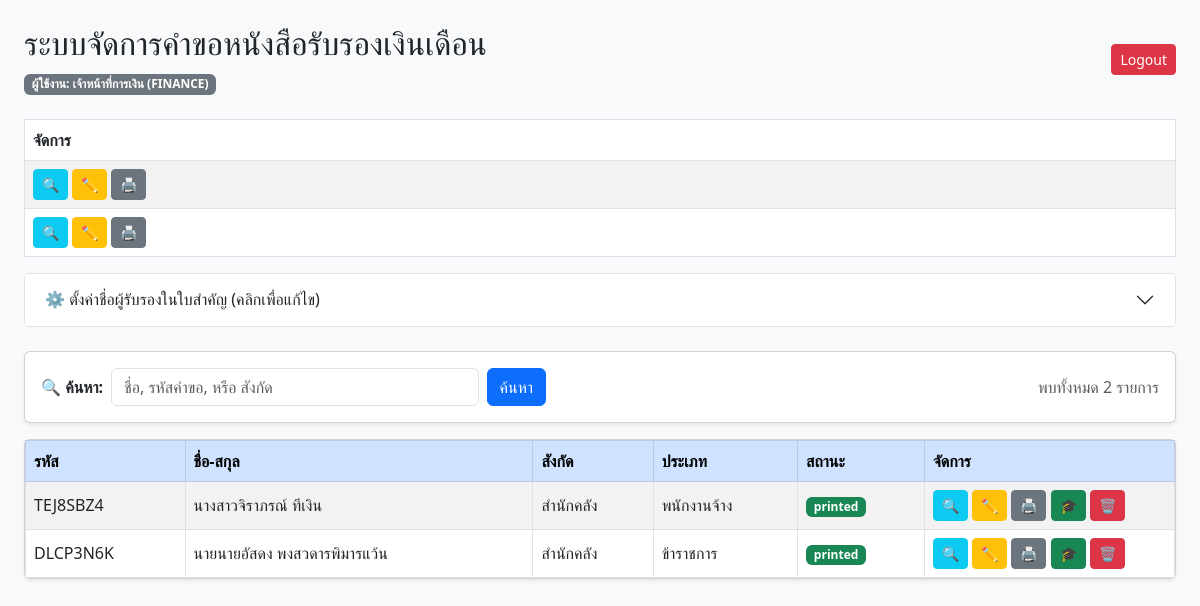
The page /admin.php (signed in) on the database its author committed.
### tables this page shows
CREATE TABLE `requests` (
  `id` int NOT NULL,
  `tracking_code` varchar(8) NOT NULL,
  `emp_type` enum('A','B') NOT NULL COMMENT 'A=ข้าราชการ, B=พนักงานจ้าง',
  `req_date` datetime DEFAULT CURRENT_TIMESTAMP,
  `title` varchar(50) NOT NULL,
  `fullname` varchar(150) NOT NULL,
  `position` varchar(100) NOT NULL,
  `department` varchar(100) NOT NULL,
  `start_date` date NOT NULL,
  `salary` decimal(10,2) DEFAULT '0.00',
  `position_allowance` decimal(10,2) DEFAULT '0.00',
  `monthly_comp` decimal(10,2) DEFAULT '0.00',
  `cost_living` decimal(10,2) DEFAULT '0.00',
  `total_income` decimal(10,2) DEFAULT '0.00',
  `purpose` varchar(200) NOT NULL,
  `purpose_other` varchar(200) DEFAULT NULL,
  `phone` varchar(20) NOT NULL,
  `email` varchar(100) DEFAULT NULL,
  `contract_no` varchar(50) DEFAULT NULL,
  `contract_date` date DEFAULT NULL,
  `contract_end_date` date DEFAULT NULL,
  `signature_img` longblob,
  `status` enum('pending','approved','printed') DEFAULT 'pending'
);

### admin.php (the view, shortened to what this page needs)
<?php
require 'db.php';
$role = $_SESSION['role'];
$limit = 10;
$page = isset($_GET['page']) ? (int)$_GET['page'] : 1;
$start = ($page - 1) * $limit;
$search = isset($_GET['search']) ? trim($_GET['search']) : '';
$search_param = "%$search%";
$sql_base = "FROM requests WHERE (fullname LIKE ? OR tracking_code LIKE ? OR department LIKE ?)";
$stmt_count = $pdo->prepare("SELECT COUNT(*) $sql_base");
$stmt_count->execute([$search_param, $search_param, $search_param]);
$total_rows = $stmt_count->fetchColumn();
$stmt = $pdo->prepare("SELECT * $sql_base ORDER BY id DESC LIMIT $start, $limit");
$stmt->execute([$search_param, $search_param, $search_param]);
$requests = $stmt->fetchAll();
?>
<!DOCTYPE html>
<html lang="th">
<head>
    <link href="https://cdn.jsdelivr.net/npm/bootstrap@5.3.0/dist/css/bootstrap.min.css" rel="stylesheet">
</head>
<body class="p-4 bg-light">
    <div class="d-flex justify-content-between mb-4 align-items-center">
        <div>
            <h2>ระบบจัดการคำขอหนังสือรับรองเงินเดือน</h2>
            <span class="badge bg-secondary">ผู้ใช้งาน: <?php echo $_SESSION['fullname']; ?> (<?php echo strtoupper($role); ?>)</span>
        </div>
        <div>
            <a href="logout.php" class="btn btn-danger btn-sm">Logout</a>
        </div>
    </div>
    <table class="table table-bordered table-striped">
        <thead>
           <th>จัดการ</th>
        </thead>
        <tbody>
            <?php foreach($requests as $r): ?>
            <tr>
                <td>
                    <a href="admin_view.php?id=<?php echo $r['id']; ?>" class="btn btn-sm btn-info text-white">🔍</a>
                    <?php if($role == 'admin' || $role == 'finance'): ?>
                        <a href="admin_edit.php?id=<?php echo $r['id']; ?>" class="btn btn-sm btn-warning">✏️</a>
                    <?php endif; ?>
                    <a href="print_req_form.php?id=<?php echo $r['id']; ?>" target="_blank" class="btn btn-sm btn-secondary">🖨️</a>
                </td>
            </tr>
            <?php endforeach; ?>
        </tbody>
    </table>
    <div class="accordion mb-4" id="accordionSettings">
        <div class="accordion-item">
            <h2 class="accordion-header">
                <button class="accordion-button collapsed" type="button" data-bs-toggle="collapse" data-bs-target="#collapseOne">
                    ⚙️ ตั้งค่าชื่อผู้รับรองในใบสำคัญ (คลิกเพื่อแก้ไข)
                </button>
            </h2>
        </div>
    </div>
    <div class="card mb-3 shadow-sm">
        <div class="card-body">
            <form method="GET" class="row g-2 align-items-center">
                <div class="col-auto">
                    <label class="col-form-label fw-bold">🔍 ค้นหา:</label>
                </div>
                <div class="col-md-4">
                    <input type="text" name="search" class="form-control" placeholder="ชื่อ, รหัสคำขอ, หรือ สังกัด" value="<?php echo htmlspecialchars($search); ?>">
                </div>
                <div class="col-auto">
                    <button type="submit" class="btn btn-primary">ค้นหา</button>
                </div>
                <div class="col text-end">
                    <span class="text-muted">พบทั้งหมด <?php echo $total_rows; ?> รายการ</span>
                </div>
            </form>
        </div>
    </div>
    <div class="card shadow-sm">
        <div class="card-body p-0">
            <table class="table table-bordered table-striped mb-0">
                <thead class="table-primary">
                    <tr>
                        <th>รหัส</th>
                        <th>ชื่อ-สกุล</th>
                        <th>สังกัด</th>
                        <th>ประเภท</th>
                        <th>สถานะ</th>
                        <th style="width: 250px;">จัดการ</th>
                    </tr>
                </thead>
                <tbody>
                    <?php if(count($requests) > 0): ?>
                        <?php foreach($requests as $r): ?>
                        <tr>
                            <td><?php echo $r['tracking_code']; ?></td>
                            <td><?php echo $r['title'] . $r['fullname']; ?></td>
                            <td><?php echo $r['department']; ?></td>
                            <td><?php echo ($r['emp_type']=='A')?'ข้าราชการ':'พนักงานจ้าง'; ?></td>
                            <td>
                                <span class="badge bg-<?php echo ($r['status']=='pending'?'warning':($r['status']=='printed'?'success':'info')); ?>">
                                    <?php echo $r['status']; ?>
                                </span>
                            </td>
                            <td>
                                <a href="admin_view.php?id=<?php echo $r['id']; ?>" class="btn btn-sm btn-info text-white" title="ดูรายละเอียด">🔍</a>
                                <a href="admin_edit.php?id=<?php echo $r['id']; ?>" class="btn btn-sm btn-warning" title="แก้ไข">✏️</a>
                                <a href="print_req_form.php?id=<?php echo $r['id']; ?>" target="_blank" class="btn btn-sm btn-secondary" title="พิมพ์ใบคำขอ">🖨️</a>
                                <a href="print_cert.php?id=<?php echo $r['id']; ?>" target="_blank" class="btn btn-sm btn-success" title="พิมพ์ใบรับรอง">🎓</a>
                                <a href="?delete=<?php echo $r['id']; ?>" class="btn btn-sm btn-danger" onclick="return confirm('ลบรายการนี้?')" title="ลบ">🗑️</a>
                            </td>
                        </tr>
                        <?php endforeach; ?>
                    <?php else: ?>
                        <tr>
                            <td colspan="6" class="text-center py-4 text-muted">ไม่พบข้อมูลคำขอ</td>
                        </tr>
                    <?php endif; ?>
                </tbody>
            </table>
        </div>
    </div>
</body>
</html>

### admin.php (style rules this page uses)
.table td { vertical-align: middle; }

### rows shown on the page
requests: tracking_code "TEJ8SBZ4", title "นางสาว", fullname "จิราภรณ์ ทีเงิน", department "สำนักคลัง", emp_type "พนักงานจ้าง", status "printed"
requests: tracking_code "DLCP3N6K", title "นาย", fullname "นายอัสดง พงสวดารพิมารแว้น", department "สำนักคลัง", emp_type "ข้าราชการ", status "printed"

### other values the page prints
$_SESSION['fullname'] "เจ้าหน้าที่การเงิน"
$role "FINANCE"
$total_rows "2"
